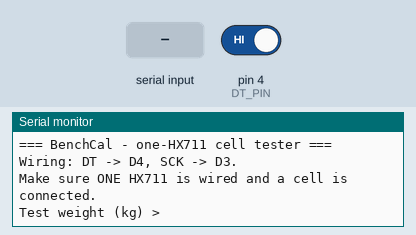
The sketch below on a simulated Arduino Uno, built with avr-gcc and run on an emulated ATmega328P. On the bench: the last lines printed to the serial monitor. The inputs (shaded band) are chosen by the test bench; at power-on: pin 4 (DT_PIN) HIGH.

Above: at 1.3 s.
1.4 s: "90,45\n" received over Serial
At 2.1 s:
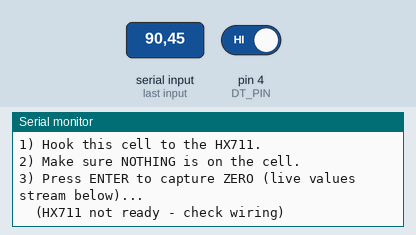
2.9 s: pin 4 (DT_PIN) driven LOW
At 3.48 s:
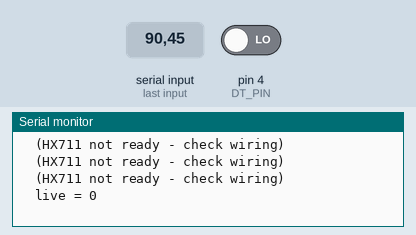
5.1 s: byte 10 ('\n') received over Serial
6.6 s: byte 13 ('\r') received over Serial
8.1 s: byte 113 ('q') received over Serial
At 8.9 s:
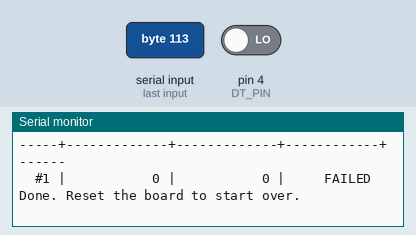

Measured:
- after the input at 1.4 s, the serial monitor: prints a new line at once (image 1)
- after the input at 2.9 s, the serial monitor: prints a new line after 0.32 s (image 2)
- after the input at 8.1 s, the serial monitor: prints a new line at once (image 3)

The sketch:

BenchCal.ino
```cpp
/*
 * BenchCal  -  single-HX711 cell-by-cell bench calibration & tester
 * ----------------------------------------------------------------
 * Hook ONE HX711 to the Arduino. Connect each load cell to it in turn.
 * The sketch streams the live raw value continuously, walks you through
 * zero + load + record for each cell, and at the end prints a comparison
 * table that flags any cell whose factor is far from the others (likely
 * damaged).
 *
 * WIRING (one HX711 on the Arduino):
 *   HX711 DT  -> D4
 *   HX711 SCK -> D3
 *   HX711 VCC -> 5V
 *   HX711 GND -> GND
 *   Load cell -> HX711:  Red=E+  Black=E-  Green=A+  White=A-  Yellow->GND
 *
 * SERIAL: 57600 baud, line ending "Newline".
 *
 * FLOW:
 *   1) Boot: enter the test weight in kg (e.g. 7.5).
 *   2) For each cell:
 *        - Hook up the cell. Live raw value streams below the prompt.
 *        - Empty cell, press ENTER -> captures ZERO.
 *        - Put the weight on the LOAD end, press ENTER -> captures LOADED.
 *        - It prints net counts and counts/kg for that cell.
 *   3) Press ENTER for the next cell, or 'q' + ENTER to finish and see summary.
 * ----------------------------------------------------------------
 */

const byte DT_PIN  = 4;
const byte CLK_PIN = 3;

const byte MAX_CELLS = 8;
struct Result { long offset; long net; long countsPerKg; bool ok; };
Result results[MAX_CELLS];
byte   cellCount = 0;
float  testWeight = 0;

const unsigned long STREAM_INTERVAL = 400;   // ms between live prints
unsigned long lastStreamMs = 0;

// ---------------- HX711 ----------------
bool readRaw(long &out) {
  unsigned long t0 = millis();
  while (digitalRead(DT_PIN) == HIGH) { if (millis() - t0 > 200) return false; }
  unsigned long v = 0;
  for (byte b = 0; b < 24; b++) {
    digitalWrite(CLK_PIN, HIGH); delayMicroseconds(1);
    v = (v << 1);
    if (digitalRead(DT_PIN)) v++;
    digitalWrite(CLK_PIN, LOW); delayMicroseconds(1);
  }
  digitalWrite(CLK_PIN, HIGH); delayMicroseconds(1);
  digitalWrite(CLK_PIN, LOW);  delayMicroseconds(1);
  if (v & 0x800000UL) v |= 0xFF000000UL;
  out = (long)v;
  return true;
}

// Average of n successful samples, with timeout safety.
bool readAvg(int n, long &out) {
  long sum = 0; int got = 0;
  for (int i = 0; i < n + 10 && got < n; i++) {
    long r;
    if (readRaw(r)) { sum += r; got++; }
  }
  if (got < 3) return false;
  out = sum / got;
  return true;
}

// ---------------- input helpers ----------------
float inputFloat() {
  String s = "";
  while (Serial.available()) Serial.read();
  while (true) {
    if (Serial.available()) {
      char c = Serial.read();
      if (c == '\n' || c == '\r') {
        if (s.length() > 0) { while (Serial.available()) Serial.read(); return s.toFloat(); }
      } else if (c >= 32) {
        s += c;
      }
    }
  }
}

// Stream the live raw value. When user presses ENTER, capture an averaged sample
// and return it in outAvg. Returns false on read error.
bool streamUntilEnter(long &outAvg) {
  while (Serial.available()) Serial.read();
  lastStreamMs = 0;
  while (true) {
    if (millis() - lastStreamMs >= STREAM_INTERVAL) {
      long r;
      if (readRaw(r)) { Serial.print(F("  live = ")); Serial.println(r); }
      else            { Serial.println(F("  (HX711 not ready - check wiring)")); }
      lastStreamMs = millis();
    }
    if (Serial.available()) {
      char c = Serial.read();
      if (c == '\n' || c == '\r') {
        while (Serial.available()) Serial.read();
        return readAvg(20, outAvg);
      }
      // any other char: ignore while streaming
    }
  }
}

// Wait for ENTER (next cell) or 'q' (quit). Streams live value while waiting.
// Returns true if user wants to quit.
bool waitNextOrQuit() {
  while (Serial.available()) Serial.read();
  lastStreamMs = 0;
  while (true) {
    if (millis() - lastStreamMs >= STREAM_INTERVAL) {
      long r;
      if (readRaw(r)) { Serial.print(F("  live = ")); Serial.println(r); }
      lastStreamMs = millis();
    }
    if (Serial.available()) {
      char c = Serial.read();
      if (c == 'q' || c == 'Q') { while (Serial.available()) Serial.read(); return true; }
      if (c == '\n' || c == '\r') { while (Serial.available()) Serial.read(); return false; }
    }
  }
}

// ---------------- per-cell flow ----------------
void doNextCell() {
  byte idx = cellCount;
  Serial.println();
  Serial.print(F("=== CELL #")); Serial.print(idx + 1); Serial.println(F(" ==="));
  Serial.println(F("1) Hook this cell to the HX711."));
  Serial.println(F("2) Make sure NOTHING is on the cell."));
  Serial.println(F("3) Press ENTER to capture ZERO (live values stream below)..."));

  long offset;
  if (!streamUntilEnter(offset)) {
    Serial.println(F("READ FAILED - check wiring. Skipping this cell."));
    results[idx].ok = false;
    cellCount++;
    return;
  }
  Serial.print(F("  ZERO = ")); Serial.println(offset);
  Serial.println();

  Serial.print(F("4) Put the ")); Serial.print(testWeight, 2);
  Serial.println(F(" kg on the LOAD END."));
  Serial.println(F("5) Wait until it settles, then press ENTER..."));

  long loaded;
  if (!streamUntilEnter(loaded)) {
    Serial.println(F("READ FAILED."));
    results[idx].ok = false;
    cellCount++;
    return;
  }
  long net = loaded - offset;
  long anet = (net < 0) ? -net : net;
  Serial.print(F("  LOADED = ")); Serial.print(loaded);
  Serial.print(F("    net = ")); Serial.println(net);

  if (anet < 1000) {
    Serial.println(F("  !! BARELY RESPONDED - cell damaged or not loaded properly."));
    results[idx].ok = false;
  } else {
    long cpk = (long)((float)net / testWeight);
    if (cpk < 0) cpk = -cpk;
    results[idx].ok = true;
    results[idx].countsPerKg = cpk;
    Serial.print(F("  Cell #")); Serial.print(idx + 1);
    Serial.print(F(" factor = ")); Serial.print(cpk); Serial.print(F(" counts/kg"));
    if (net < 0) Serial.print(F("  (NEGATIVE = reversed wiring; swap green/white)"));
    Serial.println();
  }
  results[idx].offset = offset;
  results[idx].net    = net;
  cellCount++;

  Serial.println();
  Serial.println(F("Disconnect this cell. Hook up the next."));
  Serial.println(F("Press ENTER for next cell, or 'q' + ENTER to finish."));

  if (waitNextOrQuit()) {
    printSummary();
    Serial.println();
    Serial.println(F("Done. Reset the board to start over."));
    while (1) delay(10000);
  }
}

void printSummary() {
  Serial.println();
  Serial.println(F("=== SUMMARY ==="));

  long sumCpk = 0; int valid = 0;
  for (byte i = 0; i < cellCount; i++) {
    if (results[i].ok) { sumCpk += results[i].countsPerKg; valid++; }
  }
  long avgCpk = (valid > 0) ? (sumCpk / valid) : 0;
  Serial.print(F("Average counts/kg (good cells): ")); Serial.println(avgCpk);
  Serial.println();
  Serial.println(F("cell |   offset    |    net      | counts/kg  | dev"));
  Serial.println(F("-----+-------------+-------------+------------+------"));
  for (byte i = 0; i < cellCount; i++) {
    Serial.print(F("  #")); Serial.print(i + 1); Serial.print(F(" | "));
    printNum(results[i].offset, 11); Serial.print(F(" | "));
    printNum(results[i].net,    11); Serial.print(F(" | "));
    if (results[i].ok) {
      printNum(results[i].countsPerKg, 10); Serial.print(F(" | "));
      if (avgCpk > 0) {
        long diff = results[i].countsPerKg - avgCpk;
        long ad   = diff < 0 ? -diff : diff;
        int  pct  = (int)(ad * 100L / avgCpk);
        Serial.print(diff < 0 ? '-' : '+');
        Serial.print(pct); Serial.print('%');
        if (pct > 15) Serial.print(F("  <-- OUTLIER (likely damaged)"));
      }
    } else {
      Serial.print(F("    FAILED"));
    }
    Serial.println();
  }
}

void printNum(long n, byte width) {
  char buf[14];
  ltoa(n, buf, 10);
  int len = strlen(buf);
  for (int i = len; i < (int)width; i++) Serial.print(' ');
  Serial.print(buf);
}

// ---------------- setup / loop ----------------
void setup() {
  pinMode(DT_PIN, INPUT);
  pinMode(CLK_PIN, OUTPUT);
  digitalWrite(CLK_PIN, LOW);
  Serial.begin(57600);
  delay(300);

  Serial.println();
  Serial.println(F("=== BenchCal - one-HX711 cell tester ==="));
  Serial.println(F("Wiring: DT -> D4, SCK -> D3."));
  Serial.println(F("Make sure ONE HX711 is wired and a cell is connected."));
  Serial.println();
  Serial.print  (F("Test weight (kg) > "));
  testWeight = inputFloat();
  if (testWeight <= 0) {
    Serial.println(F("Need a positive number. Halting - reset to try again."));
    while (1) delay(10000);
  }
  Serial.print(F("OK, using ")); Serial.print(testWeight, 3); Serial.println(F(" kg."));
}

void loop() {
  if (cellCount >= MAX_CELLS) {
    Serial.println(F("Max cells reached."));
    printSummary();
    while (1) delay(10000);
  }
  doNextCell();
}
```
